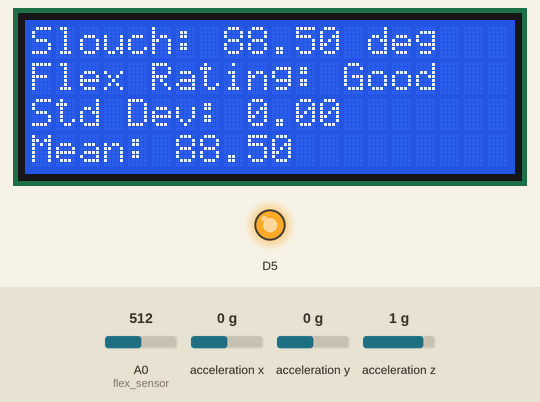
Simulated run of this sketch. Board: ESP8266 (NodeMCU). Parts: 20×4 character LCD, output pins drawn as LEDs (lit = HIGH). Inputs (shaded band) come from the test bench; at power-on: A0 (flex_sensor) = 512, acceleration z 1 g, acceleration x 0 g, acceleration y 0 g. What the sketch prints to the serial monitor is not drawn.

Above: at 0.86 s.
1.3 s: A0 (flex_sensor) set to 867
4.3 s: A0 (flex_sensor) set to 893
At 4.75 s:
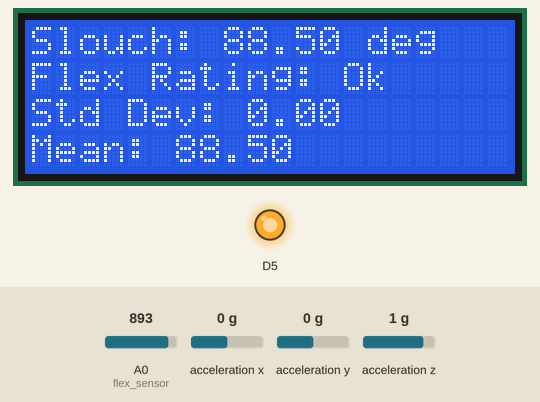
7.3 s: A0 (flex_sensor) set to 942
8.8 s: A0 (flex_sensor) set to 967
At 9.13 s:
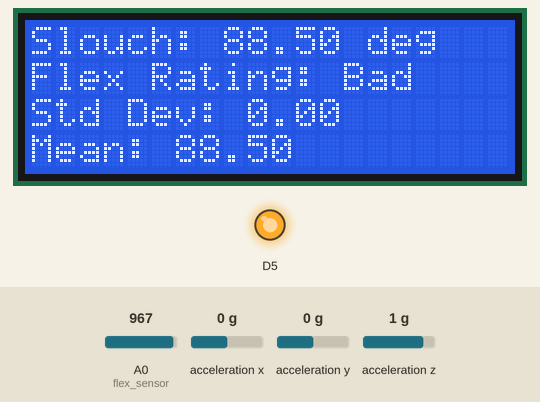
11.8 s: acceleration z set to -0.8 g
At 12.12 s:
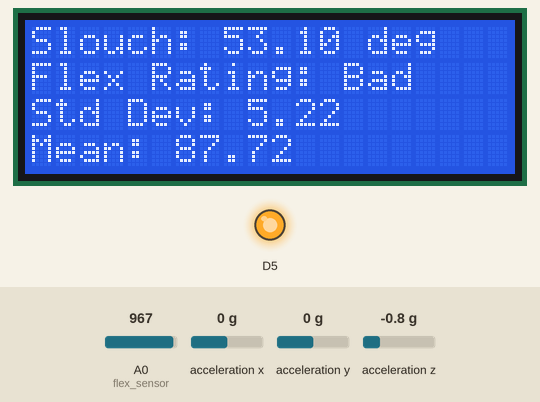
14.8 s: acceleration z set to -1.4 g
At 17.52 s:
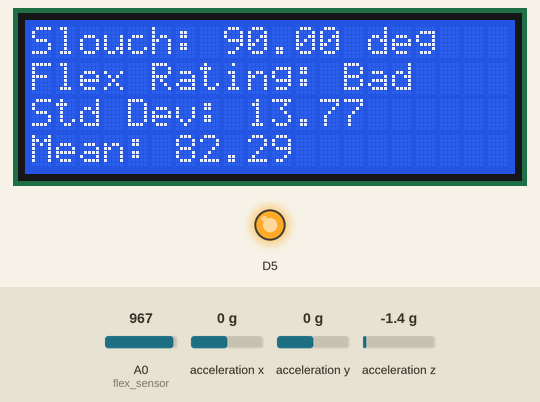
Timing chart, 0 to 17.6 s (numbered marks = the images above; inputs shaded):
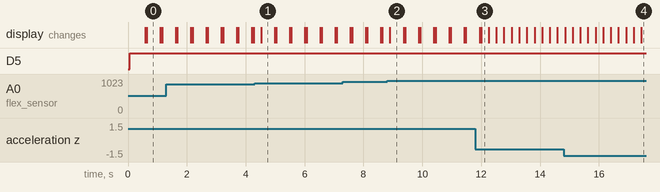

Measured:
- the behaviour switches between 874 and 875 on A0 (flex_sensor) (found by bisection; images 0 and 1)
- the behaviour switches between 949 and 950 on A0 (flex_sensor) (found by bisection; images 1 and 2)
- after the input at 4.3 s, the display: changes after 0.22 s (image 1)
- after the input at 8.8 s, the display: changes after 0.10 s (image 2)
- what the display in image 0 shows lasts 0.5 s, from 0.6 s to 1.1 s

The sketch:

back_sensor_arduino.ino
```cpp
#include "sensors.h"
#include "stats.h"
#include "angle_math.h"
#include <Wire.h>
#include <SPI.h>
#include <Adafruit_LIS3DH.h>
#include <Adafruit_Sensor.h>
#include <LiquidCrystal_I2C.h>
#define LIS3DH_CLK 13
#define LIS3DH_MISO 12
#define LIS3DH_MOSI 11
#define LIS3DH_CS 10
Adafruit_LIS3DH lis3dh = Adafruit_LIS3DH(LIS3DH_CS, LIS3DH_MOSI, LIS3DH_MISO, LIS3DH_CLK);
float acc_vals[3]{};
unsigned long prevTimeMillis;
unsigned long currTimeMillis;
float variance{0};
float std_dev{0};
float curr_average{0};
float num_vals{0};
float prev_average{0};
int flex_sensor = A0;
int value = 0;
int flex{950};
int rating{1};
LiquidCrystal_I2C lcd(0x27, 20, 4);

void setup() {
  // put your setup code here, to run once:
  Serial.begin(115200);
  lcd.init();
  lcd.backlight();
  lcd.setCursor(0, 0);
  if (! lis3dh.begin(0x18)) {
    while (1) {
      yield();      //Code snippet provided from examples on Github by Adafruit, can be found at https://github.com/adafruit/Adafruit_LIS3DH
    }
  }
  prevTimeMillis = millis();
  currTimeMillis = millis();
  pinMode(D5, OUTPUT);
}


void loop() {
  // put your main code here, to run repeatedly:
  get_accelerations(lis3dh, acc_vals);
  currTimeMillis = millis();
  float curr_angle{get_angle(acc_vals[2])}; //retrieve z acc

  if(currTimeMillis - prevTimeMillis >= UPDATE_RATE){
    prev_average = curr_average;
    update_average(curr_average, num_vals, curr_angle);
    update_variance(variance, num_vals, prev_average, curr_average, curr_angle);
    num_vals++;
    std_dev = calculate_std_dev(variance);

  }

  if (to_degrees(curr_angle) >= ANGLE_THRESHOLD || value >= flex) {
    digitalWrite(D5, HIGH);
  } else {
    digitalWrite(D5, LOW);
  }


  Serial.print("Angle: ");
  Serial.println(to_degrees(curr_angle));

  value = analogRead(flex_sensor);
  Serial.println(value);
  if (value >= flex) {
    rating = 3;
  } else if (value >= flex - 75) {
    //digitalWrite(D5, LOW);
    rating = 2;
  } else {
    //digitalWrite(D5, LOW);
    rating = 1;
  }
  Serial.print(rating);
  lcd.print("Slouch: ");
  lcd.print(to_degrees(curr_angle));
  lcd.print(" deg");

  lcd.setCursor(0, 1);
  lcd.print("Flex Rating: ");
  if (rating == 3) {
    lcd.print("Bad");
  } else if (rating == 2) {
    lcd.print("Ok");
  } else {
    lcd.print("Good");
  }

  lcd.setCursor(0, 2);
  lcd.print("Std Dev: ");
  lcd.print(to_degrees(std_dev));

  lcd.setCursor(0, 3);
  lcd.print("Mean: ");
  lcd.print(to_degrees(curr_average));

  delay(200);
  lcd.clear();
}
```

angle_math.cpp
```cpp
#include <math.h>
#include "angle_math.h"
/*
Functions
----------------
*/

/*
 * Computes the angle with the vertical using trigonometry with the gravitational acceleration vector assuming the user is stationary
 * @param z_comp_acc the z component of acceleration
 * @return the angle with the vertical in radians as a float
*/
float get_angle(float z_comp_acc){
    if(abs(z_comp_acc) > GRAVITY_ACC) z_comp_acc = GRAVITY_ACC;
    return asin(abs(z_comp_acc)/GRAVITY_ACC);
}
/*
 * Computes an angle measure in degrees when given the corresponding radian measure
 * @param radians the radian measure of the angle
 * @return the angle in the unit of degrees
*/
float to_degrees(float radians){
    return radians * 180.0/PI_6_DIG;
}
```

angle_math.h
```cpp
float get_angle(float z_comp_acc);
float to_degrees(float radians);

/*
Constants for calculations
--------------
*/

//Acceleration due to gravity in m/s^2
float const GRAVITY_ACC{9.81};

//An approximation of the mathematical constant pi with 6 digits
float const PI_6_DIG{3.14159};

//The angle threshold for slouching measured in degrees
float const ANGLE_THRESHOLD{15};
```

sensors.cpp
```cpp
#include <Wire.h>
#include <SPI.h>
#include <Adafruit_LIS3DH.h>
#include <Adafruit_Sensor.h>
#include "sensors.h"
#include "angle_math.h"

// CREDITS: adapted from https://learn.adafruit.com/adafruit-lis3dh-triple-axis-accelerometer-breakout/arduino
// Also credits to https://github.com/adafruit/Adafruit_LIS3DH

/*
 * Gets the x, y, z accelerations readings from the accelerometer converted to m/s^2 by Adafruit_Sensor as single-precision floating point numbers
 * @params accelerometer the Adafruit_LIS3DH object representing the accelerometer, passed by reference
 * @params acc_array the float array that holds the accelerations to fill up (size 3) (x,y,z format)
*/
void get_accelerations(Adafruit_LIS3DH &accelerometer, float acc_array[]){
  sensors_event_t acc_event;
  accelerometer.getEvent(&acc_event);
  acc_array[0] = acc_event.acceleration.x;
  acc_array[1] = acc_event.acceleration.y;
  acc_array[2] = acc_event.acceleration.z;
}
/*
 * Gets the x, y, z accelerations readings from the accelerometer in the raw 16 bit integer format
 * @params accelerometer, the Adafruit_LIS3DH object representing the accelerometer, passed by reference
 * @params acc_array the short array that holds the accelerations to fill up (size 3) (x,y,z) format
*/
void get_accelerations_raw(Adafruit_LIS3DH &accelerometer, short acc_array[]){
  accelerometer.read();
  acc_array[0] = accelerometer.x;
  acc_array[1] = accelerometer.y;
  acc_array[2] = accelerometer.z;
}
/*
 * Gets the converted x, y, z accelerations raw readings from the accelerometer in m/s^2 (as a single precision floating point number)
 * @params accelerometer, the Adafruit_LIS3DH object representing the accelerometer, passed by reference
 * @params raw_acc the short array that holds the raw accelerations
 * @params acc_array the float array that holds the accelerations to fill up with the converted values
*/
void get_converted_raw_accelerations(Adafruit_LIS3DH &accelerometer, short raw_acc[], float acc_array[]){
  float conversion_factor = (accelerometer.getRange() * GRAVITY_ACC) / ((double) (2 << accelerometer.getRange()));
  acc_array[0] = raw_acc[0]*conversion_factor;
  acc_array[1] = raw_acc[1]*conversion_factor;
  acc_array[2] = raw_acc[2]*conversion_factor;
}
```

sensors.h
```cpp
#include <Wire.h>
#include <SPI.h>
#include <Adafruit_LIS3DH.h>
#include <Adafruit_Sensor.h>
void get_accelerations(Adafruit_LIS3DH &accelerometer, float acc_array[]);
void get_accelerations_raw(Adafruit_LIS3DH &accelerometer, short acc_array[]);
void get_converted_raw_accelerations(Adafruit_LIS3DH &accelerometer, short raw_acc[], float acc_array[]);
```

stats.cpp
```cpp
#include <math.h>
#include "stats.h"

/*
Functions for Welford's Algorithm
-----------------
*/

/*
 * Calculates and updates the old slouch angle average with the new value.
 * @param average the current slouch angle average, passed by reference
 * @param old_num_values the old number of collected slouch angle values
 * @param new_value the new slouch angle to update the mean with
 * @date 11/07/2023
 * @cite Uses the formula for updating the mean presented in https://changyaochen.github.io/welford/
 *
*/
void update_average(float &average, unsigned int old_num_values, float const new_value){
    ++old_num_values;
    average = average + ( ( 1.0/((float)old_num_values) ) * (new_value - average));
}
/*
 * Calculates and updates the old variance angle with the new value using Welford's algorithm
 * @param std_deviation the current un-updated standard deviation, passed by reference
 * @param old_mean the old arithmetic mean
 * @param new_mean the new arithmetic mean
 * @param new_value the new data entry to update the std deviation with
 * @cite Uses the formulas presented in https://changyaochen.github.io/welford/
*/
void update_variance(float &variance, unsigned int old_num_values, float const old_mean, float const new_mean, float const new_value){
    ++old_num_values;
    variance = (variance) + (((new_value-old_mean)*(new_value-new_mean) - (variance))/((float) old_num_values));
}

double calculate_std_dev(float const variance){
    return sqrt(variance);
}
```

stats.h
```cpp
void update_variance(float &std_deviation, unsigned int old_num_values, float const old_mean, float const new_mean, float const new_value);
void update_average(float &average, unsigned int old_num_values, float const new_value);
double calculate_std_dev(float const variance);
/*
Constants
-----------------
*/

/*
 * How frequently the mean, std dev should be updated (every UPDATE_RATE milliseconds)
 * Currently is 0.5 seconds (as of 11-7-2023)
*/
unsigned int const UPDATE_RATE{500};
```
